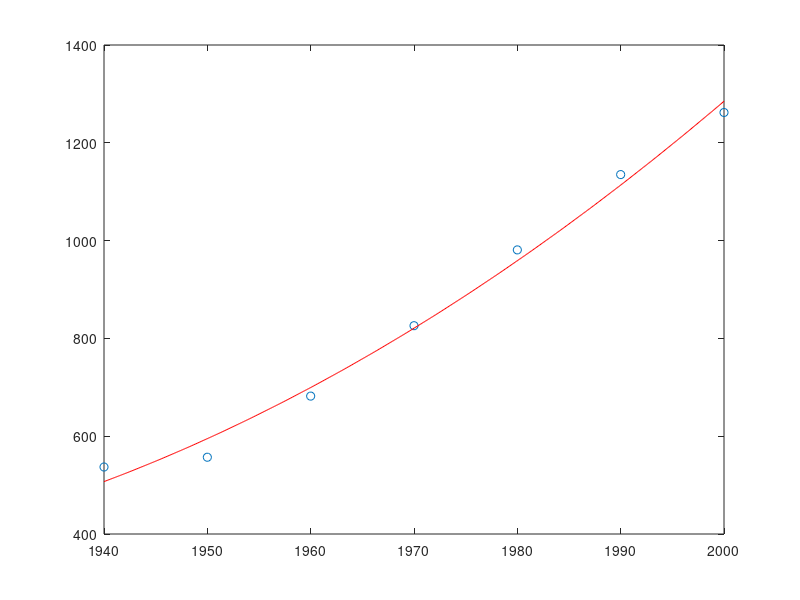

The MATLAB script that drew this image:
clc
clear
x=[1940 1950 1960 1970 1980 1990 2000];
y=[537 557 682 826 981 1135 1262];
p=polyfit(x,y,2);
y_1955=polyval(p,1955)
x_quad=1940:0.1:2000;
y_quad=polyval(p,x_quad);
plot(x,y,'o',x_quad,y_quad,'r')
